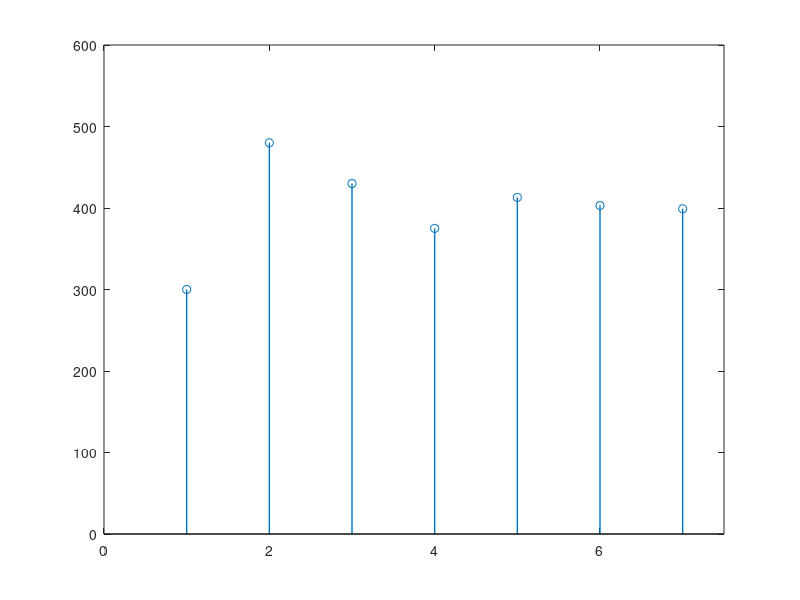

This figure's MATLAB source: (Note: this script raises an error after producing the figure.)
% Speed Corrector visualisation
% Used for Climbing Clock documentation

correct_speed = 400;
speeds = [correct_speed - 100;
    correct_speed + 80;
    correct_speed + 30;
    correct_speed - 25;
    correct_speed + 13;
    correct_speed + 3;
    correct_speed - 1];
cycles = 1:length(speeds);

stem(cycles, speeds, 'LineWidth', 1);
xlim([0, length(cycles) + 0.5]);
ylim([0, 600]);
yline(correct_speed, '--', 'Correct Speed', 'LabelHorizontalAlignment', 'left');
ylabel('Speed', 'FontSize', 12);
xlabel('Cycle', 'FontSize', 12);
yticklabels({});